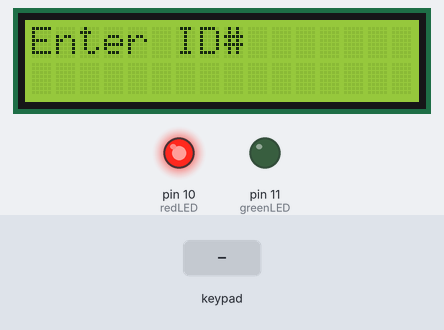
This sketch was run on a simulated Arduino Uno, built with avr-gcc and run on an emulated ATmega328P. Shown: 16×2 character LCD, output pins drawn as LEDs (lit = HIGH). The inputs (shaded band) are chosen by the test bench.

Above: at 4.2 s.
4.3 s: keypad keys 4 3 3 1 7 8 pressed 0.4 s apart
At 7.3 s:
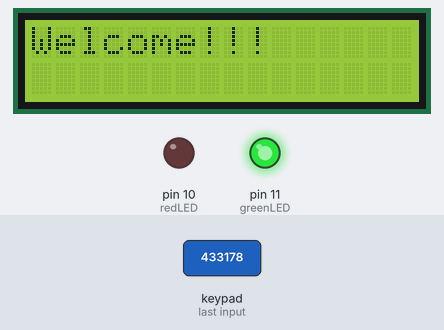
18.7 s: key 'A' pressed
21.7 s: key '4' pressed
At 24.2 s:
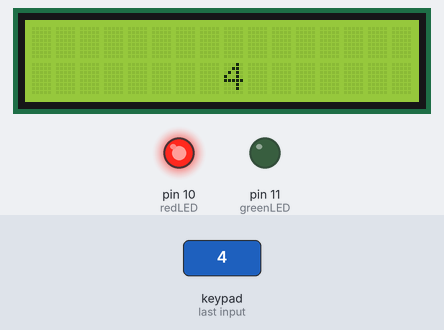
24.5 s: keypad keys 4 3 3 1 7 8 # pressed 0.4 s apart
At 29.2 s:
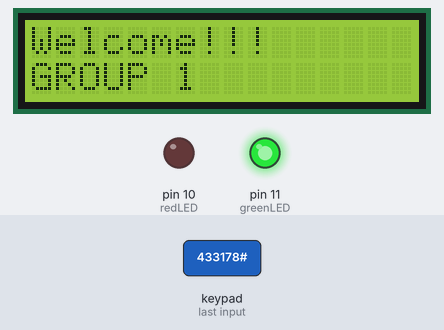
Timing chart, 0 to 29.8 s (numbered marks = the images above; inputs shaded):
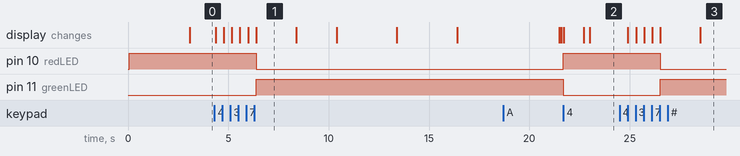

Measured:
- after the input at 4.3 s, pin 10 (redLED): HIGH → LOW after 2.1 s; pin 11 (greenLED): LOW → HIGH after 2.1 s; the display: first changes after 0.07 s (image 1 shows a later state)
- after the input at 24.5 s, pin 10 (redLED): HIGH → LOW after 2.0 s; pin 11 (greenLED): LOW → HIGH after 2.0 s; the display: first changes after 0.42 s (image 3 shows a later state)
- what the display in image 1 shows lasts 2.0 s, from 6.4 s to 8.4 s

The sketch:

sketch_for_simulation.ino
```cpp
#include <LiquidCrystal.h> //include LCD library (standard library)
#include <Keypad.h> //include keypad library - first you must install library (library link in the video description)

#define redLED 10 //define the LED pins
#define greenLED 11

char* id ="433178"; //create an id
int pozisyon = 0; //keypad position
int lcdCol = 0;

const byte rows = 4; //number of the keypad's rows and columns
const byte cols = 4;

char keyMap [rows] [cols] = { //define the cymbols on the buttons of the keypad

  {'1', '2', '3', 'A'},
  {'4', '5', '6', 'B'},
  {'7', '8', '9', 'C'},
  {'*', '0', '#', 'D'}
};

byte rowPins [rows] = {1, 2, 3, 4}; //pins of the keypad
byte colPins [cols] = {5, 6, 7, 8};

Keypad myKeypad = Keypad( makeKeymap(keyMap), rowPins, colPins, rows, cols);

LiquidCrystal lcd (A0, A1, A2, A3, A4, A5); // pins of the LCD. (RS, E, D4, D5, D6, D7)

void setup(){

  lcd.begin(16, 2);
  pinMode(redLED, OUTPUT);  //set the LED as an output
  pinMode(greenLED, OUTPUT);
  setLocked (true); //state of the password
  lcd.setCursor(0, 0);
  lcd.print("GROUP 1");
  lcd.setCursor(0, 1);
  lcd.print("SIMULATION");
  delay(3000);
  lcd.clear();
  lcd.setCursor(0, 0);
  lcd.print("Enter ID#");
}

void loop(){
  char whichKey = myKeypad.getKey(); //define which key is pressed with getKey
  if(whichKey == '*' || whichKey == '#' || whichKey == 'A' ||       //define invalid keys
  whichKey == 'B' || whichKey == 'C' || whichKey == 'D'){
    pozisyon=0;
    setLocked (true);
    lcd.clear();
    lcd.setCursor(0, 0);
    lcd.print("  Invalid Key!");
    delay(1000);
    lcd.clear();
  }
  if(whichKey == id [pozisyon]){
    pozisyon ++;
    num(whichKey);
  }
  if(pozisyon == 6){
    setLocked (false);
    lcd.clear();
    lcd.setCursor(0, 0);
    lcd.print("Welcome!!!");
    delay(2000);
    lcd.setCursor(0,1);
    lcd.print("GROUP 1");
    delay(2000);
    lcd.clear();
    lcd.setCursor(0, 0);
    lcd.print("SENDING SMS...");
    delay(3000);
    lcd.setCursor(0, 1);
    lcd.print("MESSAGE SENT");
    delay(3000);
    lcd.clear();
    lcd.setCursor(0, 0);
    lcd.print("SIMULATION END");
    delay(5000);
  }
  delay(100);
}

void setLocked(int locked){
  if(locked){
    digitalWrite(redLED, HIGH);
    digitalWrite(greenLED, LOW);
    }
    else{
      digitalWrite(redLED, LOW);
      digitalWrite(greenLED, HIGH);
    }
  }
void num(char whichKey){
  lcd.setCursor(lcdCol,1);
  lcd.print(whichKey);
  lcdCol++;
}
```
